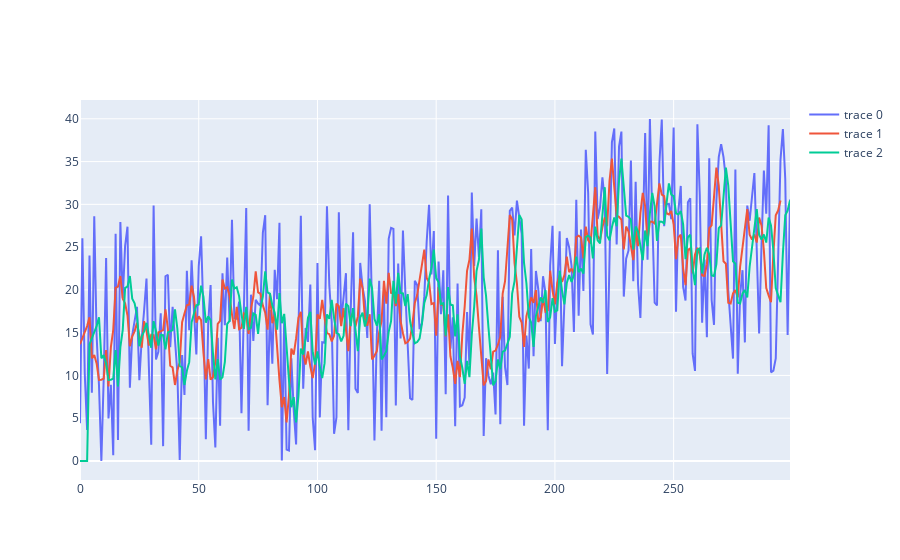

Notebook code for this chart:
### Code cell
import numpy as np
import matplotlib.pyplot as plt
%matplotlib notebook 
import plotly.graph_objs as go

class KalmanFilterNOISE:
    def __init__(self,P, Q, R, H):
        self.P = P #cov matrix state
        self.Q = Q #cov matrix process
        self.R = R #cov matrix measure
        self.H = H #matrix measure
        self.K = np.array([0])
        self.x_est = np.array([0])
        self.F = 1

    def filtr(self, z):
        self.x_est[0] = z[0]
        for i in range(1, len(z)):
            #predict
            x = self.F * self.x_est[-1]
            y = z[i] - self.H * x
            self.P = self.F * self.P * self.F + self.Q
            
            #update
            K = self.P * H * 1/(self.H * self.P * self.H + self.R)
            self.x_est = np.hstack((self.x_est, x + K * y))
            self.P = (1 - K * self.H) * self.P
            self.K = K 
        
        return self.x_est

P = np.array([10])
Q = np.array([0.01])
R = np.array([0.09])
H = np.array([1])
t = np.arange(300)
x = 15*np.zeros(300)
x[100:200] = 2
x[200:300] = 10
z =  x + 30*np.random.rand(300)

K = KalmanFilterNOISE(P, Q, R, H)
x_est = K.filtr(z)


fig = go.Figure()

# fig = plt.figure(figsize=(8,7))
# ax = plt.subplot(111)
# ax.plot(t, z)
# ax.plot(t, x_est)
est = np.zeros(len(z))
m = []
a = 0
for i in range(len(z)):
    m.append(z[i])
    if len(m) >= 5:
        a = np.mean(m[-5:])
    est[i] = a
# ax.plot(t, est)   
# ax.plot(t, x_est)  

def moving_average(a, n=5):
    ret = np.cumsum(a, dtype=float)
    ret[n:] = ret[n:] - ret[:-n]
    return ret[n - 1:] / n
    
x_est_a = moving_average(z, n=5)  
fig.add_trace(go.Scatter(x=t, y=z))
fig.add_trace(go.Scatter(x=t, y=x_est_a))
fig.add_trace(go.Scatter(x=t, y=est))

### Figure 1 — Plotly figure (JSON) as saved in the notebook; plotly's stock layout.template omitted (floating-point values rounded to 4 significant figures; data arrays with more than 128 entries replaced by an {"elided": "..."} marker saying what was removed)
{"data": [{"type": "scatter", "x": {"elided": "300 int values"}, "y": {"elided": "300 float values"}}, {"type": "scatter", "x": {"elided": "300 int values"}, "y": {"elided": "296 float values"}}, {"type": "scatter", "x": {"elided": "300 int values"}, "y": {"elided": "300 float values"}}], "layout": {}}
